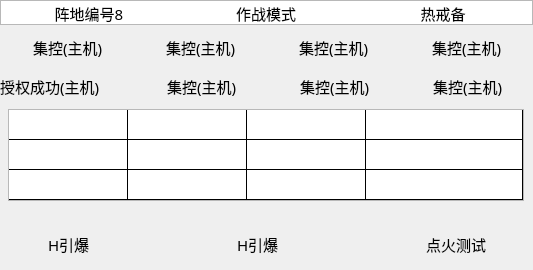
         <widget class="QWidget" name="verticalWidget_2" native="true">
          <property name="sizePolicy">
           <sizepolicy hsizetype="Preferred" vsizetype="Preferred">
            <horstretch>0</horstretch>
            <verstretch>0</verstretch>
           </sizepolicy>
          </property>
          <property name="minimumSize">
           <size>
            <width>533</width>
            <height>270</height>
           </size>
          </property>
          <property name="maximumSize">
           <size>
            <width>533</width>
            <height>270</height>
           </size>
          </property>
          <layout class="QGridLayout" name="gridLayout_12">
           <property name="leftMargin">
            <number>0</number>
           </property>
           <property name="topMargin">
            <number>0</number>
           </property>
           <property name="rightMargin">
            <number>0</number>
           </property>
           <property name="bottomMargin">
            <number>10</number>
           </property>
           <item row="2" column="0">
            <layout class="QHBoxLayout" name="horizontalLayout_10">
             <property name="spacing">
              <number>0</number>
             </property>
             <item>
              <widget class="QLabel" name="label_209">
               <property name="minimumSize">
                <size>
                 <width>108</width>
                 <height>25</height>
                </size>
               </property>
               <property name="maximumSize">
                <size>
                 <width>108</width>
                 <height>25</height>
                </size>
               </property>
               <property name="font">
                <font>
                 <family>宋体</family>
                 <pointsize>11</pointsize>
                </font>
               </property>
               <property name="text">
                <string>授权成功(主机)</string>
               </property>
              </widget>
             </item>
             <item>
              <widget class="QLabel" name="label_210">
               <property name="minimumSize">
                <size>
                 <width>33</width>
                 <height>33</height>
                </size>
               </property>
               <property name="maximumSize">
                <size>
                 <width>33</width>
                 <height>33</height>
                </size>
               </property>
               <property name="styleSheet">
                <string notr="true"/>
               </property>
               <property name="text">
                <string/>
               </property>
              </widget>
             </item>
             <item>
              <widget class="QLabel" name="label_211">
               <property name="minimumSize">
                <size>
                 <width>33</width>
                 <height>33</height>
                </size>
               </property>
               <property name="maximumSize">
                <size>
                 <width>33</width>
                 <height>33</height>
                </size>
               </property>
               <property name="styleSheet">
                <string notr="true">border-image: url(:/img/false.png);</string>
               </property>
               <property name="text">
                <string/>
               </property>
              </widget>
             </item>
             <item>
              <widget class="QLabel" name="label_212">
               <property name="minimumSize">
                <size>
                 <width>108</width>
                 <height>25</height>
                </size>
               </property>
               <property name="maximumSize">
                <size>
                 <width>108</width>
                 <height>25</height>
                </size>
               </property>
               <property name="font">
                <font>
                 <family>宋体</family>
                 <pointsize>11</pointsize>
                </font>
               </property>
               <property name="text">
                <string>集控(主机)</string>
               </property>
              </widget>
             </item>
             <item>
              <widget class="QLabel" name="label_213">
               <property name="minimumSize">
                <size>
                 <width>33</width>
                 <height>33</height>
                </size>
               </property>
               <property name="maximumSize">
                <size>
                 <width>33</width>
                 <height>33</height>
                </size>
               </property>
               <property name="styleSheet">
                <string notr="true">border-image: url(:/img/false.png);</string>
               </property>
               <property name="text">
                <string/>
               </property>
              </widget>
             </item>
             <item>
              <widget class="QLabel" name="label_214">
               <property name="minimumSize">
                <size>
                 <width>108</width>
                 <height>25</height>
                </size>
               </property>
               <property name="maximumSize">
                <size>
                 <width>108</width>
                 <height>25</height>
                </size>
               </property>
               <property name="font">
                <font>
                 <family>宋体</family>
                 <pointsize>11</pointsize>
                </font>
               </property>
               <property name="text">
                <string>集控(主机)</string>
               </property>
              </widget>
             </item>
             <item>
              <widget class="QLabel" name="label_215">
               <property name="minimumSize">
                <size>
                 <width>33</width>
                 <height>33</height>
                </size>
               </property>
               <property name="maximumSize">
                <size>
                 <width>33</width>
                 <height>33</height>
                </size>
               </property>
               <property name="styleSheet">
                <string notr="true">border-image: url(:/img/false.png);</string>
               </property>
               <property name="text">
                <string/>
               </property>
              </widget>
             </item>
             <item>
              <widget class="QLabel" name="label_216">
               <property name="minimumSize">
                <size>
                 <width>108</width>
                 <height>25</height>
                </size>
               </property>
               <property name="maximumSize">
                <size>
                 <width>108</width>
                 <height>25</height>
                </size>
               </property>
               <property name="font">
                <font>
                 <family>宋体</family>
                 <pointsize>11</pointsize>
                </font>
               </property>
               <property name="text">
                <string>集控(主机)</string>
               </property>
              </widget>
             </item>
            </layout>
           </item>
           <item row="0" column="0">
            <widget class="QTableWidget" name="tableWidget_2">
             <property name="minimumSize">
              <size>
               <width>533</width>
               <height>25</height>
              </size>
             </property>
             <property name="maximumSize">
              <size>
               <width>533</width>
               <height>25</height>
              </size>
             </property>
             <property name="styleSheet">
              <string notr="true">gridline-color: rgba(255, 255, 255, 0);
border-image: url(:/img/num.png);</string>
             </property>
             <property name="verticalScrollBarPolicy">
              <enum>Qt::ScrollBarAlwaysOff</enum>
             </property>
             <property name="horizontalScrollBarPolicy">
              <enum>Qt::ScrollBarAlwaysOff</enum>
             </property>
             <property name="rowCount">
              <number>1</number>
             </property>
             <property name="columnCount">
              <number>3</number>
             </property>
             <attribute name="horizontalHeaderVisible">
              <bool>false</bool>
             </attribute>
             <attribute name="horizontalHeaderDefaultSectionSize">
              <number>177</number>
             </attribute>
             <attribute name="horizontalHeaderMinimumSectionSize">
              <number>177</number>
             </attribute>
             <attribute name="horizontalHeaderStretchLastSection">
              <bool>true</bool>
             </attribute>
             <attribute name="verticalHeaderVisible">
              <bool>false</bool>
             </attribute>
             <attribute name="verticalHeaderDefaultSectionSize">
              <number>25</number>
             </attribute>
             <attribute name="verticalHeaderMinimumSectionSize">
              <number>25</number>
             </attribute>
             <attribute name="verticalHeaderStretchLastSection">
              <bool>true</bool>
             </attribute>
             <row/>
             <column/>
             <column/>
             <column/>
             <item row="0" column="0">
              <property name="text">
               <string>阵地编号8</string>
              </property>
              <property name="font">
               <font>
                <family>宋体</family>
                <pointsize>11</pointsize>
               </font>
              </property>
              <property name="textAlignment">
               <set>AlignCenter</set>
              </property>
              <property name="background">
               <brush brushstyle="NoBrush">
                <color alpha="255">
                 <red>51</red>
                 <green>138</green>
                 <blue>155</blue>
                </color>
               </brush>
              </property>
             </item>
             <item row="0" column="1">
              <property name="text">
               <string notr="true">作战模式</string>
              </property>
              <property name="font">
               <font>
                <family>宋体</family>
                <pointsize>11</pointsize>
                <weight>50</weight>
                <bold>false</bold>
               </font>
              </property>
              <property name="textAlignment">
               <set>AlignCenter</set>
              </property>
              <property name="background">
               <brush brushstyle="NoBrush">
                <color alpha="255">
                 <red>222</red>
                 <green>0</green>
                 <blue>0</blue>
                </color>
               </brush>
              </property>
             </item>
             <item row="0" column="2">
              <property name="text">
               <string>热戒备</string>
              </property>
              <property name="font">
               <font>
                <family>宋体</family>
                <pointsize>11</pointsize>
               </font>
              </property>
              <property name="textAlignment">
               <set>AlignCenter</set>
              </property>
             </item>
            </widget>
           </item>
           <item row="4" column="0">
            <spacer name="verticalSpacer_3">
             <property name="orientation">
              <enum>Qt::Vertical</enum>
             </property>
             <property name="sizeHint" stdset="0">
              <size>
               <width>20</width>
               <height>40</height>
              </size>
             </property>
            </spacer>
           </item>
           <item row="5" column="0">
            <layout class="QHBoxLayout" name="horizontalLayout_3">
             <item>
              <widget class="QLabel" name="label_217">
               <property name="minimumSize">
                <size>
                 <width>30</width>
                 <height>30</height>
                </size>
               </property>
               <property name="maximumSize">
                <size>
                 <width>30</width>
                 <height>30</height>
                </size>
               </property>
               <property name="styleSheet">
                <string notr="true">border-image: url(:/img/pie-NF.png);</string>
               </property>
               <property name="text">
                <string/>
               </property>
              </widget>
             </item>
             <item>
              <widget class="QLabel" name="label_218">
               <property name="minimumSize">
                <size>
                 <width>100</width>
                 <height>25</height>
                </size>
               </property>
               <property name="maximumSize">
                <size>
                 <width>100</width>
                 <height>25</height>
                </size>
               </property>
               <property name="font">
                <font>
                 <family>宋体</family>
                 <pointsize>11</pointsize>
                </font>
               </property>
               <property name="text">
                <string>H引爆</string>
               </property>
              </widget>
             </item>
             <item>
              <widget class="QLabel" name="label_219">
               <property name="minimumSize">
                <size>
                 <width>65</width>
                 <height>25</height>
                </size>
               </property>
               <property name="maximumSize">
                <size>
                 <width>65</width>
                 <height>25</height>
                </size>
               </property>
               <property name="styleSheet">
                <string notr="true">border-image: url(:/img/Off-NP.png);</string>
               </property>
               <property name="text">
                <string/>
               </property>
              </widget>
             </item>
             <item>
              <widget class="QLabel" name="label_220">
               <property name="minimumSize">
                <size>
                 <width>100</width>
                 <height>25</height>
                </size>
               </property>
               <property name="maximumSize">
                <size>
                 <width>100</width>
                 <height>25</height>
                </size>
               </property>
               <property name="font">
                <font>
                 <family>宋体</family>
                 <pointsize>11</pointsize>
                </font>
               </property>
               <property name="text">
                <string>H引爆</string>
               </property>
              </widget>
             </item>
             <item>
              <widget class="QLabel" name="label_221">
               <property name="minimumSize">
                <size>
                 <width>65</width>
                 <height>25</height>
                </size>
               </property>
               <property name="maximumSize">
                <size>
                 <width>65</width>
                 <height>25</height>
                </size>
               </property>
               <property name="styleSheet">
                <string notr="true">border-image: url(:/img/Off-NP.png);</string>
               </property>
               <property name="text">
                <string/>
               </property>
              </widget>
             </item>
             <item>
              <widget class="QLabel" name="label_222">
               <property name="minimumSize">
                <size>
                 <width>100</width>
                 <height>25</height>
                </size>
               </property>
               <property name="maximumSize">
                <size>
                 <width>100</width>
                 <height>25</height>
                </size>
               </property>
               <property name="font">
                <font>
                 <family>宋体</family>
                 <pointsize>11</pointsize>
                </font>
               </property>
               <property name="text">
                <string>点火测试</string>
               </property>
              </widget>
             </item>
            </layout>
           </item>
           <item row="1" column="0">
            <layout class="QHBoxLayout" name="horizontalLayout_11">
             <property name="spacing">
              <number>0</number>
             </property>
             <item>
              <widget class="QLabel" name="label_201">
               <property name="minimumSize">
                <size>
                 <width>33</width>
                 <height>33</height>
                </size>
               </property>
               <property name="maximumSize">
                <size>
                 <width>33</width>
                 <height>33</height>
                </size>
               </property>
               <property name="styleSheet">
                <string notr="true">border-image: url(:/img/false.png);</string>
               </property>
               <property name="text">
                <string/>
               </property>
              </widget>
             </item>
             <item>
              <widget class="QLabel" name="label_202">
               <property name="minimumSize">
                <size>
                 <width>108</width>
                 <height>25</height>
                </size>
               </property>
               <property name="maximumSize">
                <size>
                 <width>108</width>
                 <height>25</height>
                </size>
               </property>
               <property name="font">
                <font>
                 <family>宋体</family>
                 <pointsize>11</pointsize>
                </font>
               </property>
               <property name="text">
                <string>集控(主机)</string>
               </property>
              </widget>
             </item>
             <item>
              <widget class="QLabel" name="label_203">
               <property name="minimumSize">
                <size>
                 <width>33</width>
                 <height>33</height>
                </size>
               </property>
               <property name="maximumSize">
                <size>
                 <width>33</width>
                 <height>33</height>
                </size>
               </property>
               <property name="styleSheet">
                <string notr="true">border-image: url(:/img/false.png);</string>
               </property>
               <property name="text">
                <string/>
               </property>
              </widget>
             </item>
             <item>
              <widget class="QLabel" name="label_204">
               <property name="minimumSize">
                <size>
                 <width>108</width>
                 <height>25</height>
                </size>
               </property>
               <property name="maximumSize">
                <size>
                 <width>108</width>
                 <height>25</height>
                </size>
               </property>
               <property name="font">
                <font>
                 <family>宋体</family>
                 <pointsize>11</pointsize>
                </font>
               </property>
               <property name="text">
                <string>集控(主机)</string>
               </property>
              </widget>
             </item>
             <item>
              <widget class="QLabel" name="label_205">
               <property name="minimumSize">
                <size>
                 <width>33</width>
                 <height>33</height>
                </size>
               </property>
               <property name="maximumSize">
                <size>
                 <width>33</width>
                 <height>33</height>
                </size>
               </property>
               <property name="styleSheet">
                <string notr="true">border-image: url(:/img/false.png);</string>
               </property>
               <property name="text">
                <string/>
               </property>
              </widget>
             </item>
             <item>
              <widget class="QLabel" name="label_206">
               <property name="minimumSize">
                <size>
                 <width>108</width>
                 <height>25</height>
                </size>
               </property>
               <property name="maximumSize">
                <size>
                 <width>108</width>
                 <height>25</height>
                </size>
               </property>
               <property name="font">
                <font>
                 <family>宋体</family>
                 <pointsize>11</pointsize>
                </font>
               </property>
               <property name="text">
                <string>集控(主机)</string>
               </property>
              </widget>
             </item>
             <item>
              <widget class="QLabel" name="label_207">
               <property name="minimumSize">
                <size>
                 <width>33</width>
                 <height>33</height>
                </size>
               </property>
               <property name="maximumSize">
                <size>
                 <width>33</width>
                 <height>33</height>
                </size>
               </property>
               <property name="styleSheet">
                <string notr="true">border-image: url(:/img/false.png);</string>
               </property>
               <property name="text">
                <string/>
               </property>
              </widget>
             </item>
             <item>
              <widget class="QLabel" name="label_208">
               <property name="minimumSize">
                <size>
                 <width>108</width>
                 <height>25</height>
                </size>
               </property>
               <property name="maximumSize">
                <size>
                 <width>108</width>
                 <height>25</height>
                </size>
               </property>
               <property name="font">
                <font>
                 <family>宋体</family>
                 <pointsize>11</pointsize>
                </font>
               </property>
               <property name="text">
                <string>集控(主机)</string>
               </property>
              </widget>
             </item>
            </layout>
           </item>
           <item row="3" column="0">
            <layout class="QHBoxLayout" name="horizontalLayout_35">
             <item>
              <spacer name="horizontalSpacer_14">
               <property name="orientation">
                <enum>Qt::Horizontal</enum>
               </property>
               <property name="sizeHint" stdset="0">
                <size>
                 <width>40</width>
                 <height>20</height>
                </size>
               </property>
              </spacer>
             </item>
             <item>
              <widget class="QTableWidget" name="tableWidget_12">
               <property name="sizePolicy">
                <sizepolicy hsizetype="Preferred" vsizetype="Preferred">
                 <horstretch>0</horstretch>
                 <verstretch>0</verstretch>
                </sizepolicy>
               </property>
               <property name="minimumSize">
                <size>
                 <width>516</width>
                 <height>92</height>
                </size>
               </property>
               <property name="maximumSize">
                <size>
                 <width>516</width>
                 <height>92</height>
                </size>
               </property>
               <property name="styleSheet">
                <string notr="true">gridline-color: rgb(0, 0, 0);</string>
               </property>
               <property name="verticalScrollBarPolicy">
                <enum>Qt::ScrollBarAlwaysOff</enum>
               </property>
               <property name="horizontalScrollBarPolicy">
                <enum>Qt::ScrollBarAlwaysOff</enum>
               </property>
               <property name="rowCount">
                <number>3</number>
               </property>
               <property name="columnCount">
                <number>4</number>
               </property>
               <attribute name="horizontalHeaderVisible">
                <bool>false</bool>
               </attribute>
               <attribute name="horizontalHeaderDefaultSectionSize">
                <number>118</number>
               </attribute>
               <attribute name="horizontalHeaderMinimumSectionSize">
                <number>119</number>
               </attribute>
               <attribute name="horizontalHeaderStretchLastSection">
                <bool>true</bool>
               </attribute>
               <attribute name="verticalHeaderVisible">
                <bool>false</bool>
               </attribute>
               <attribute name="verticalHeaderDefaultSectionSize">
                <number>30</number>
               </attribute>
               <attribute name="verticalHeaderMinimumSectionSize">
                <number>30</number>
               </attribute>
               <attribute name="verticalHeaderStretchLastSection">
                <bool>true</bool>
               </attribute>
               <row/>
               <row/>
               <row/>
               <column/>
               <column/>
               <column/>
               <column/>
              </widget>
             </item>
             <item>
              <spacer name="horizontalSpacer_15">
               <property name="orientation">
                <enum>Qt::Horizontal</enum>
               </property>
               <property name="sizeHint" stdset="0">
                <size>
                 <width>40</width>
                 <height>20</height>
                </size>
               </property>
              </spacer>
             </item>
            </layout>
           </item>
          </layout>
         </widget>
